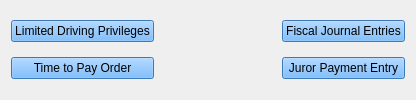
                <widget class="QWidget" name="administrative_tab">
                 <attribute name="title">
                  <string>Administrative</string>
                 </attribute>
                 <layout class="QGridLayout" name="gridLayout_15">
                  <property name="horizontalSpacing">
                   <number>128</number>
                  </property>
                  <item row="0" column="0">
                   <widget class="AdminDrivingDialogButton" name="limited_driving_privilegesButton">
                    <property name="styleSheet">
                     <string notr="true">background-color: rgb(85, 170, 255);</string>
                    </property>
                    <property name="text">
                     <string>Limited Driving Privileges</string>
                    </property>
                   </widget>
                  </item>
                  <item row="0" column="1">
                   <widget class="AdminFiscalDialogButton" name="fiscal_entriesButton">
                    <property name="styleSheet">
                     <string notr="true">background-color: rgb(85, 170, 255);</string>
                    </property>
                    <property name="text">
                     <string>Fiscal Journal Entries</string>
                    </property>
                   </widget>
                  </item>
                  <item row="1" column="1">
                   <widget class="AdminJuryDialogButton" name="juror_paymentButton">
                    <property name="styleSheet">
                     <string notr="true">background-color: rgb(85, 170, 255);</string>
                    </property>
                    <property name="text">
                     <string>Juror Payment Entry</string>
                    </property>
                   </widget>
                  </item>
                  <item row="1" column="0">
                   <widget class="AdminTimeDialogButton" name="time_to_pay_orderButton">
                    <property name="styleSheet">
                     <string notr="true">background-color: rgb(85, 170, 255);</string>
                    </property>
                    <property name="text">
                     <string>Time to Pay Order</string>
                    </property>
                   </widget>
                  </item>
                 </layout>
                </widget>
